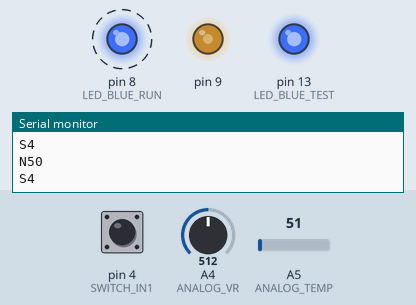
Simulated run of this sketch. Board: Arduino Uno, built with avr-gcc and run on an emulated ATmega328P. Shown: output pins drawn as LEDs (lit = HIGH), the last lines printed to the serial monitor. Dashed ring = blinking. The test bench sets the inputs (shaded band); at power-on: pin 4 (SWITCH_IN1) HIGH, A4 (ANALOG_VR) = 512, A5 (ANALOG_TEMP) = 51.

Above: at 1.2 s.
1.3 s: pin 4 (SWITCH_IN1) pulled LOW for 0.15 s
At 1.39 s:
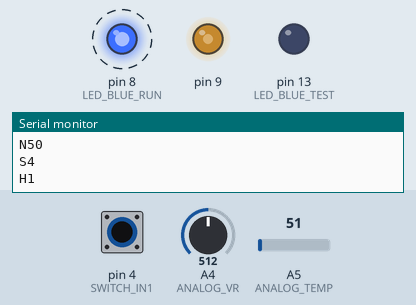
4.3 s: pin 4 (SWITCH_IN1) pulled LOW for 1 s
At 6.0 s:
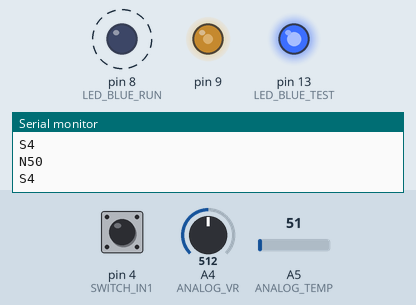
7.3 s: pin 4 (SWITCH_IN1) pulled LOW for 3.2 s
At 8.1 s:
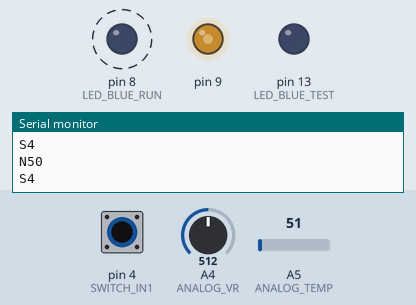
Timing chart, 0 to 18.0 s (numbered marks = the images above; inputs shaded):
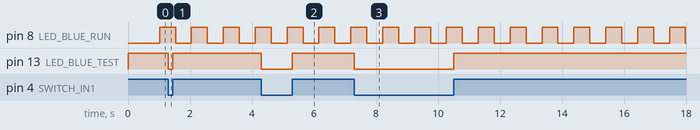

Measured:
- after the input at 1.3 s, pin 13 (LED_BLUE_TEST): HIGH → LOW at once, → HIGH 0.15 s later
- after the input at 4.3 s, pin 13 (LED_BLUE_TEST): HIGH → LOW at once, → HIGH 1.0 s later
- after the input at 7.3 s, pin 13 (LED_BLUE_TEST): HIGH → LOW at once, → HIGH 3.2 s later
- by itself, pin 8 (LED_BLUE_RUN): alternates HIGH for 0.51 s and LOW for 0.51 s

The sketch:

arduino_bluetooth_code.ino
```cpp
#include <SoftwareSerial.h>

/// ---------------------------------------
#define SWITCH_IN1    4  // Switch input GPIO PIN Number 4

#define LED_BLUE_RUN  8  // Blue LED, Run Status
#define LED_BLUE_DIM  9  // Red LED,  Dimming Control
#define LED_BLUE      12 // Blue LED, Test
#define LED_BLUE_TEST 13 // Red LED,  Switch Test

#define ANALOG_VR     A4 // Analog Input A4, Volume(V/R), 가변저항 아날로그 입력
#define ANALOG_TEMP   A5 // Analog Input A5, Temperature Sensor, 온도센서 아날로그 입력

/// ---------------------------------------
int Time0 = 500;
int Time1 = 250;
int toggle0 = 0;

int now_temp = 0;
int set_temp = 0; //99;

String androidCmd; // Command message from Android
int nr;

int check_status = 0;

char buff[8];  // 블루투스에서 사용함

/// ---------------------------------------
void Bluetooth_commnunication(void);
void Bluetooth_TX_NowTemp(int temp);
void Bluetooth_TX_SetTemp(int temp);
void Bluetooth_TX_PowerOn(void);
void Bluetooth_TX_PowerOff(void);

void Switch_Init(void); // 스위치용 GPIO 4-Pin 초기화
void Switch_Proc(void); // Switch input GPIO PIN Number 4

void Timer_Init(void);

SoftwareSerial BTSerial(2,3);

/// ##################################################################################
/// ==================================================================================
void setup(void)
/// ==================================================================================
{
  pinMode(LED_BLUE_RUN, OUTPUT);
  Timer_Init();
  Switch_Init(); // 스위치용 GPIO 14-Pin 초기화

  BTSerial.begin(9600); // HC05 데이터모드, 시리얼 통신속도 9600bps (Bit Per Second)
  Serial.begin(9600); // 터미널 시리얼 통신속도 9600bps (Bit Per Second)

  analogWrite(9, 127);
}

/// ==================================================================================
void loop(void)
/// ----------------------------------------------------------------------------------
{
  Bluetooth_commnunication();
  Switch_Proc(); // Switch input GPIO PIN Number 14
}

/// ##################################################################################
/// ----------------------------------------------------------------------------------
void Bluetooth_commnunication(void)
/// ----------------------------------------------------------------------------------
{
  // Read incoming command from Android
  if (BTSerial.available() > 0)
  {
    //androidCmd = BTSerial.read(); // 현재 수신된 바이트를 모두 읽는다.
    androidCmd = BTSerial.readStringUntil('\r'); // 수신된 바이트를 조사하여 '\r'이 수신되는 지점 까지만을 읽는다.

    Serial.println(androidCmd); // For debug purpose

    nr = androidCmd.toInt();
    analogWrite(9, nr);
  }
}

/// ----------------------------------------------------------------------------------
void Bluetooth_TX_NowTemp(int temp)
/// ----------------------------------------------------------------------------------
{
  buff[0] = 'N';
  itoa(temp, &buff[1], 10);
  //BTSerial.println("N55");
  //Serial.println("N55");
  BTSerial.println(buff);
  Serial.println(buff);
}

/// ----------------------------------------------------------------------------------
void Bluetooth_TX_SetTemp(int temp)
/// ----------------------------------------------------------------------------------
{
  buff[0] = 'S';
  itoa(temp, &buff[1], 10);
  //BTSerial.println("S77");
  //Serial.println("S77");
  BTSerial.println(buff);
  Serial.println(buff);
}

/// ----------------------------------------------------------------------------------
void Bluetooth_TX_PowerOn(void)
/// ----------------------------------------------------------------------------------
{
  BTSerial.println("H1");
  Serial.println("H1");
}

/// ----------------------------------------------------------------------------------
void Bluetooth_TX_PowerOff(void)
/// ----------------------------------------------------------------------------------
{
  BTSerial.println("H0");
  Serial.println("H0");
}

/// ##################################################################################
/// ----------------------------------------------------------------------------------
void Switch_Init(void) // 스위치용 GPIO 1-Pin 초기화
/// ----------------------------------------------------------------------------------
{
  pinMode(SWITCH_IN1, INPUT_PULLUP);
  pinMode(LED_BLUE_TEST, OUTPUT);
}

/// ----------------------------------------------------------------------------------
void Switch_Proc(void) // Switch input GPIO PIN Number 4
/// ----------------------------------------------------------------------------------
{
  if (digitalRead(SWITCH_IN1) == 1) // 스위치가 눌리지 않았으면...
  {
    if (check_status == 0) // 스위치가 눌렸으면
    {
      digitalWrite(LED_BLUE_TEST, HIGH); // OFF
      Bluetooth_TX_PowerOff();
      check_status = 1;
    }
  }
  else {  // 스위치가 눌렸으면...
    if (check_status == 1)
    {
      digitalWrite(LED_BLUE_TEST, LOW); // ON
      Bluetooth_TX_PowerOn();
      check_status = 0;
    }
  }
}

/// ##################################################################################
/// ==================================================================================
ISR(TIMER0_COMPA_vect) //timer0 interrupt 1kHz, 이 인터럽트 함수는 1초에 1000번 실행함..
/// ----------------------------------------------------------------------------------
//  인터럽트 함수
{
  Time0--;
  Time1--;

  if (Time0 == 0)
  {
    Time0 = 500;
    //generates pulse wave of frequency 2kHz/2 = 1kHz (takes two cycles for full wave- toggle high then toggle low)
    if (toggle0){
      digitalWrite(LED_BLUE_RUN, HIGH);  // Run LED OFF
      toggle0 = 0;
    }
    else{
      digitalWrite(LED_BLUE_RUN, LOW); // Run LED ON
      toggle0 = 1;
    }
  }

  if (Time1 == 0)
  {
    Time1 = 250;

    now_temp = (int)(5.0/51.2 * analogRead(ANALOG_VR)); // ANALOG_TEMP, Pin-A5
    set_temp = (int)(5.0/51.2 * analogRead(ANALOG_TEMP)); // ANALOG_VR, Pin-A4
    Bluetooth_TX_NowTemp(now_temp);
    Bluetooth_TX_SetTemp(set_temp);

    /*
    Bluetooth_TX_NowTemp(now_temp);
    Bluetooth_TX_SetTemp(set_temp);
    if (now_temp++ == 100) now_temp = 0;
    if (set_temp-- == 0) set_temp = 99;
    */
    //Bluetooth_TX_GetPowerOn();
    //Bluetooth_TX_GetPowerOff();
  }
}

/// ----------------------------------------------------------------------------------
void Timer_Init(void) // Timer0 초기화(설정 및 세팅) 루틴
/// ----------------------------------------------------------------------------------
{
  cli(); // disable interrupts

  //set timer0 interrupt at 1 or 2kHz
  TCCR0A = 0; // set entire TCCR0A register to 0
  TCCR0B = 0; // same for TCCR0B
  TCNT0  = 0; // initialize counter value to 0

  // set compare match register for 2khz increments
  //OCR0A = 124; // = (16*10^6) / (2000*64) - 1 (must be <256), 2KHz
  // set compare match register for 1khz increments
  OCR0A = 249; // = (16*10^6) / (1000*64) - 1 (must be <256),  1KHz

  TCCR0A |= (1 << WGM01); // turn on CTC mode
  TCCR0B |= (1 << CS01) | (1 << CS00);    // Set CS01 and CS00 bits for 64 prescaler
  TIMSK0 |= (1 << OCIE0A); // enable timer compare interrupt

  sei(); // enable interrupts
}
```
